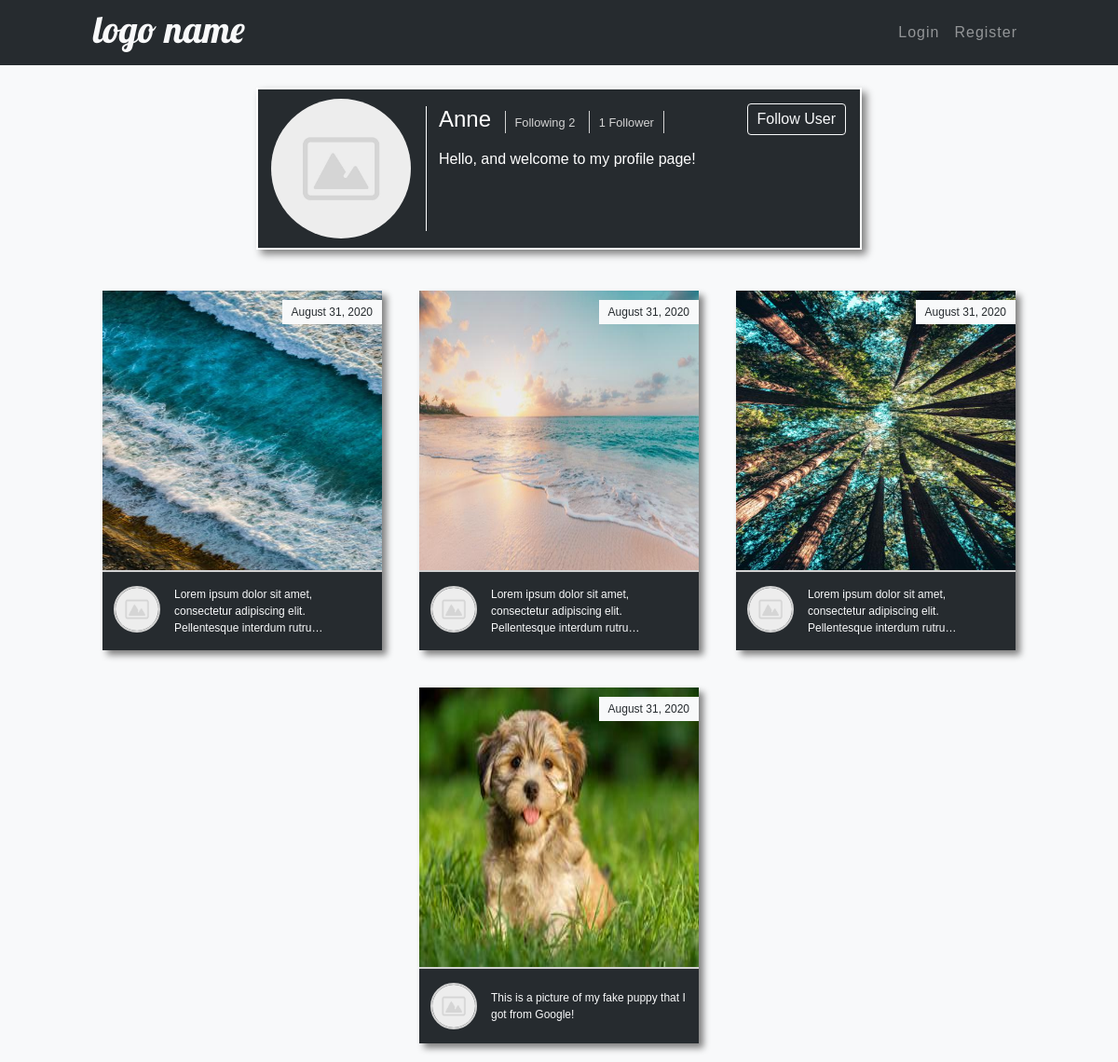
Before: /user/profile/Anne/ with the older database file.
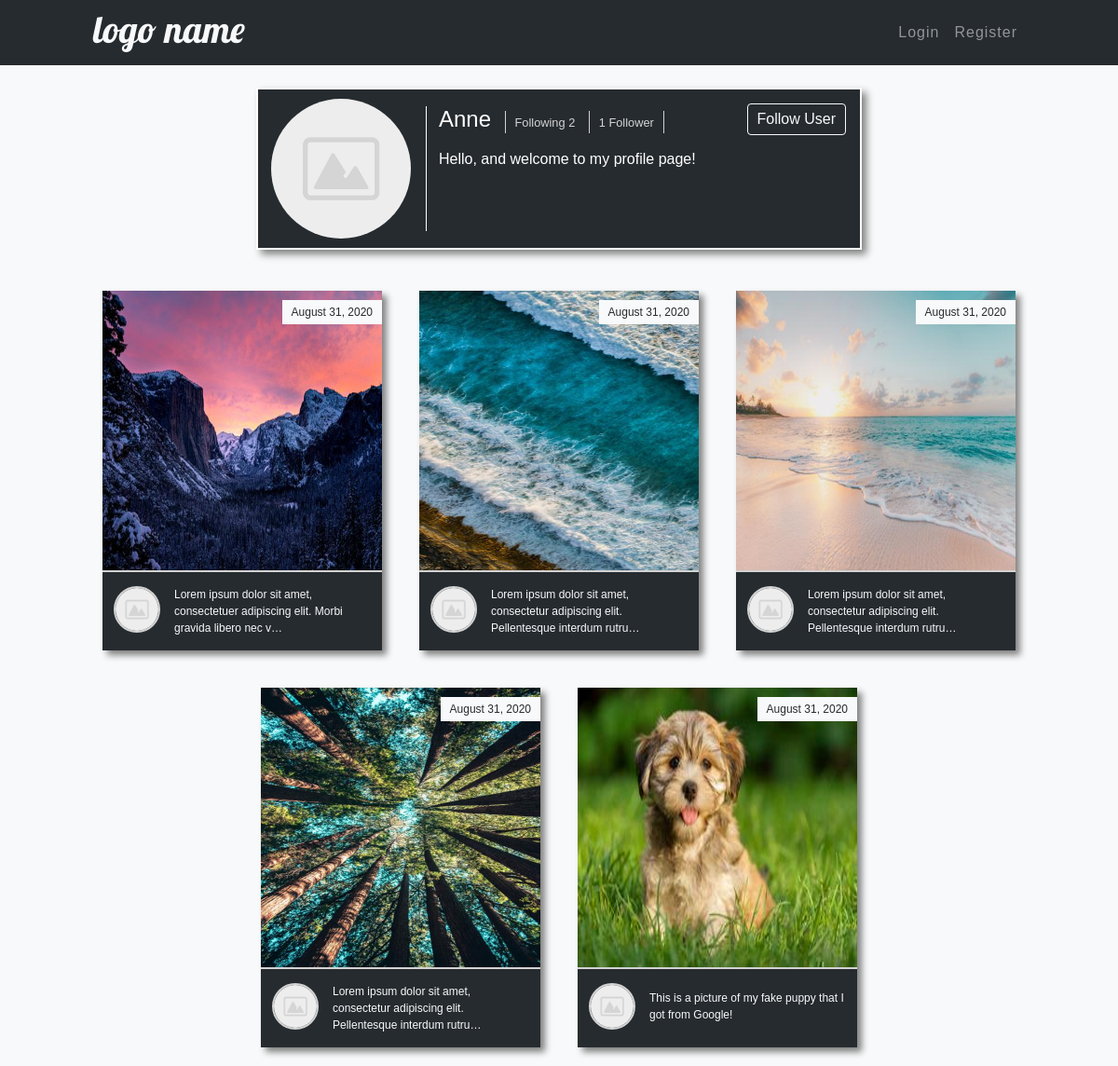
After: the same page with the newer database file.
### photo_sharing/models.py (models this page shows, shortened)
class Post(models.Model):
    user = models.ForeignKey(User, on_delete=models.CASCADE)
    image = models.ImageField(upload_to='post-images')
    description = models.TextField()
    date_created = models.DateTimeField(auto_now_add=True)

### users/models.py (models this page shows, shortened)
class Profile(models.Model):
    user = models.OneToOneField(User, on_delete=models.CASCADE)
    image = models.ImageField(default='default.jpg', upload_to='profile-image')
    bio = models.CharField(max_length=150)
    following = models.ManyToManyField(User, related_name='followers')

### users/views.py (the view)
# urls.py: path('profile/<str:username>/', views.profile, name='profile'),
def profile(request, username):
    user = User.objects.get(username=username)
    posts = Post.objects.filter(user=user).all().order_by('-date_created')
    return render(request, 'users/profile.html', {
        'person': user,
        'posts': posts
    })

### users/templates/users/profile.html
{% extends 'photo_sharing/layout.html' %}
{% block content %}
    <div class='profile-background my-4'>
        <div class="profile-block">
            <div class='image-col mr-3 pl-1'>
                <img class='profile-image' src="{{ person.profile.image.url }}" alt="User Profile Image">
            </div>
            <div class='bio-col my-2'>
                <h4 class='d-inline-block'>{{ person.username|title }}</h4>
                <div class='d-inline-block'>
                    <div class='following'><a href="{% url 'following' person.username %}"><small>Following {{ person.profile.following.all.count }}</small></a></div>
                    <div class='followers'><a href="{% url 'followers' person.username %}"><small>{{ person.followers.all.count }}
                    {% if person.followers.all.count == 1 %}
                    Follower
                    {% else %}
                    Followers
                    {% endif %}
                    </small></a></div>
                </div>
                <p class='mt-2'>{{ person.profile.bio }}</p>
                {% if person == user %}
                    <a class='btn btn-outline-light follow-btn' href="{% url 'edit-profile' user.profile.id %}">Edit Profile</a>
                {% else %}
                    <a class='btn btn-outline-light follow-btn' href="{% url 'follow' person.id %}">Follow User</a>
                {% endif %}
            </div>
        </div>
    </div>
    <div class="row no-gutters justify-content-center">
        {% for post in posts %}
            <div class="col-3 post-block">
                <div class='post-image'>
                    <img src="{{ post.image.url }}" alt="Post Image">
                </div>
                <p class='post-date'>{{ post.date_created|date:'F d, Y' }}</p>
                <div class='post-description-section'>
                    <div class='post-user-image'>
                        <img src="{{ post.user.profile.image.url }}" alt="User Profile Image">
                    </div>
                    <div class='post-description'>
                        <p class='post-p'>{{ post.description|truncatechars:85 }}</p>
                    </div>
                </div>
            </div>
        {% endfor %}
    </div>
{% endblock %}

Changed rows visible on the page:
added Post: image (picture), date_created "August 31, 2020", user.profile.image (placeholder picture), description "Lorem ipsum dolor sit amet, consectetuer adipiscing elit. Morbi gravida libero nec v…"
